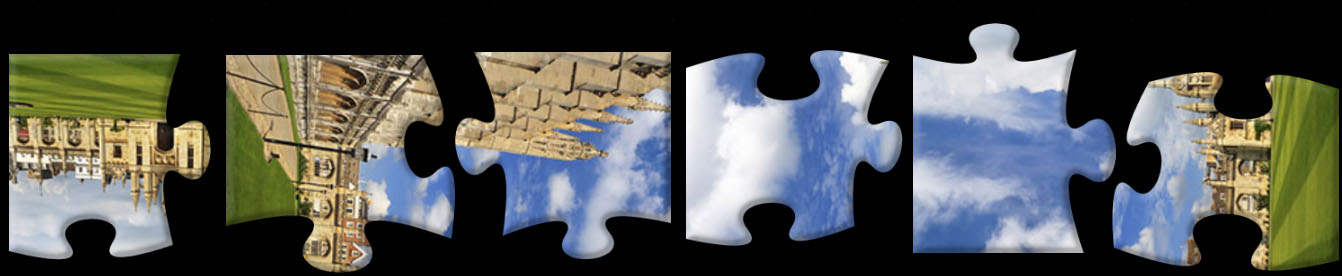
#> input picture images/puzzlepieces.jpg, 1342 x 276 px
$ python v2_solving.py   (older library calls are emulated)
#> lines starting #> are read from the running program, lines starting #| are printed output that depends on the picture; after the words box and inside, x2 and y2 are one past the last pixel; in counts of white or black regions, pixels touching at a corner belong together
import cv2
import numpy as np
import matplotlib.pyplot as plt
from PIL import Image
import scipy.ndimage


def detect_puzzle_pieces(image_path, display_steps=True, min_contour_area=500, k_clusters=4):
    """
    Detect puzzle pieces with improved handling of background-colored regions.

    Args:
        image_path: Path to the puzzle image
        display_steps: Whether to display intermediate steps
        min_contour_area: Minimum area for a contour to be considered a puzzle piece
        k_clusters: Number of clusters for color segmentation

    Returns:
        Tuple of (original image, mask of pieces, final image with red background,
                 list of individual piece images)
    """
#> called with image_path = 'images/puzzlepieces.jpg', display_steps = True, min_contour_area = 500, k_clusters = 4
    """
    Detect puzzle pieces with improved handling of background-colored regions.

    Args:
        image_path: Path to the puzzle image
        display_steps: Whether to display intermediate steps
        min_contour_area: Minimum area for a contour to be considered a puzzle piece
        k_clusters: Number of clusters for color segmentation

    Returns:
        Tuple of (original image, mask of pieces, final image with red background,
                 list of individual piece images)
    """
    # Load image
    original = cv2.imread(image_path)
#> original is the input picture: shape (276, 1342, 3); mean B, G, R 78.8, 82, 79.7
    if original is None:
        raise ValueError(f"Could not load image from {image_path}")

    # Convert to RGB for display and LAB for processing
    rgb_image = cv2.cvtColor(original, cv2.COLOR_BGR2RGB)
    lab_image = cv2.cvtColor(original, cv2.COLOR_BGR2LAB)
#> lab_image: shape (276, 1342, 3); mean of channels 0, 1, 2 85.8, 127.8, 129.6

    # Step 1: Apply bilateral filter to smooth similar colors while preserving edges
    bilateral = cv2.bilateralFilter(lab_image, 9, 75, 75)
#> bilateral: shape (276, 1342, 3); mean of channels 0, 1, 2 85.8, 127.8, 129.6

    # Step 2: K-means clustering for color segmentation
    reshaped = bilateral.reshape((-1, 3))
    reshaped = np.float32(reshaped)

    # Use more clusters for complex backgrounds
    K = k_clusters
    criteria = (cv2.TERM_CRITERIA_EPS + cv2.TERM_CRITERIA_MAX_ITER, 20, 1.0)
    _, labels, centers = cv2.kmeans(reshaped, K, None, criteria, 10, cv2.KMEANS_RANDOM_CENTERS)
#> centers = [[135.7, 132.7, 99.29], [196.5, 128.9, 132.7], [120.8, 121.2, 157.3], [1.94, 128, 128]]

    # For complex backgrounds, we might need to try different approaches to find pieces
    labels_flat = labels.flatten()

    # Try to identify the background by analyzing color differences
    # This is more robust than just taking the most common color

    # Reshape the centers to match the image structure for visualization
    segmented_image = centers[labels.flatten()].reshape(lab_image.shape)
#> segmented_image: shape (276, 1342, 3) float32; mean of channels 0, 1, 2 85.8, 127.6, 129.6

    # Try to determine which cluster is background
    # For phone photos, edges of the image are more likely to be background
    height, width = lab_image.shape[:2]
    border_points = []

    # Sample points from the border
    border_width = max(5, int(min(height, width) * 0.05))  # 5% of the smaller dimension

    # Make sure labels is properly shaped
    # Get the real shape of the labels array after reshaping
    labels_height, labels_width = labels.reshape(lab_image.shape[:2]).shape

    # Top and bottom borders - use step size based on image width
    step_size = max(1, width // 20)  # Ensure at least 20 samples across width
    for x in range(0, labels_width, step_size):
        for y in range(0, min(border_width, labels_height)):
            border_points.append((y, x))
        for y in range(max(0, labels_height - border_width), labels_height):
            border_points.append((y, x))

    # Left and right borders
    step_size = max(1, height // 20)  # Ensure at least 20 samples across height
    for y in range(border_width, labels_height - border_width, step_size):
        for x in range(0, min(border_width, labels_width)):
            border_points.append((y, x))
        for x in range(max(0, labels_width - border_width), labels_width):
            border_points.append((y, x))

    # Get cluster labels at border points
    labels_reshaped = labels.reshape(lab_image.shape[:2])
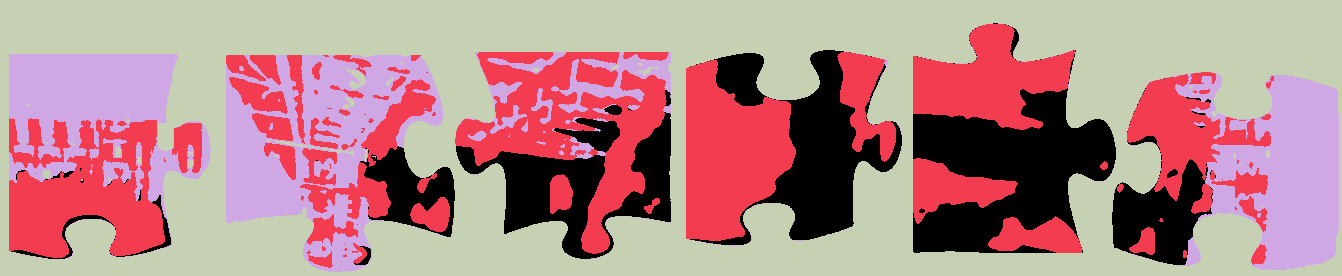
#> labels_reshaped: shape (276, 1342) int32; 4 distinct labels, from 0 to 3; one colour per label, 0 black
    border_labels = [labels_reshaped[y, x] for y, x in border_points
                     if 0 <= y < labels_height and 0 <= x < labels_width]
#> border_labels = 1066 values, max 3 at index 0, min 1 at index 789, mean 2.78

    if border_labels:
        # Most common cluster at the border is likely the background
        background_label = np.bincount(border_labels).argmax()
#> background_label = 3
    else:
        # Fallback to most common overall
        background_label = np.bincount(labels_flat).argmax()

    # Create initial background mask
    mask = np.zeros(labels_flat.shape, dtype=np.uint8)
    mask[labels_flat != background_label] = 255
    mask = mask.reshape(rgb_image.shape[:2])

    # Step 3: Apply multiple edge detection methods and combine them
    gray = cv2.cvtColor(original, cv2.COLOR_BGR2GRAY)

    # Canny with different parameters
    edges1 = cv2.Canny(gray, 50, 150)
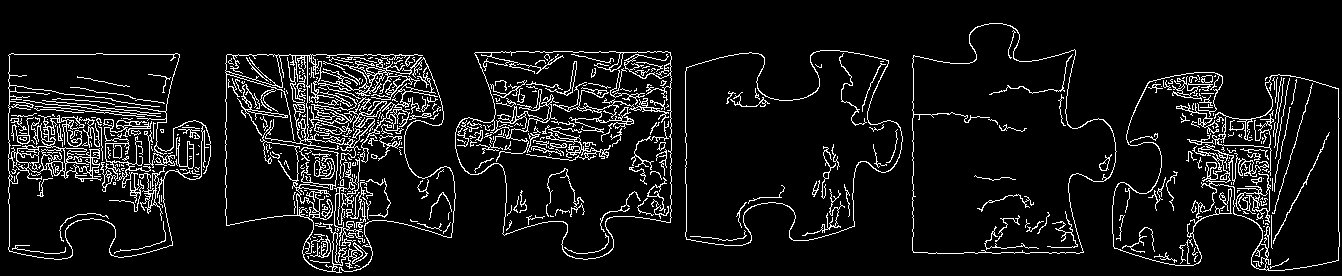
#> edges1: shape (276, 1342); 8.3% white in thin lines or dots, all inside (x1, y1, x2, y2) = (8, 23, 1340, 273)
    edges2 = cv2.Canny(gray, 30, 100)

    # Combine edges
    edges = cv2.bitwise_or(edges1, edges2)

    # Also try Sobel for gradient-based edge detection
    sobelx = cv2.Sobel(gray, cv2.CV_64F, 1, 0, ksize=3)
    sobely = cv2.Sobel(gray, cv2.CV_64F, 0, 1, ksize=3)
    sobel = np.sqrt(sobelx ** 2 + sobely ** 2)
    sobel = np.uint8(np.clip(sobel / sobel.max() * 255, 0, 255))

    # Threshold Sobel
    _, sobel_thresh = cv2.threshold(sobel, 40, 255, cv2.THRESH_BINARY)
#> sobel_thresh: shape (276, 1342); 9.9% white in thin lines or dots

    # Combine all edge detection methods
    all_edges = cv2.bitwise_or(edges, sobel_thresh)
#> all_edges: shape (276, 1342); 14.9% white in thin lines or dots

    # Step 4: Find and fill external contours from edge detection
    contours, _ = cv2.findContours(all_edges, cv2.RETR_EXTERNAL, cv2.CHAIN_APPROX_SIMPLE)
#> contours = 6 contours; box (x1, y1, x2, y2) and area: (225, 54, 456, 273) 38132, (912, 22, 1117, 254) 35116, (1111, 71, 1340, 272) 34168, (454, 51, 672, 260) 33928, (8, 53, 212, 260) 33199, (685, 49, 903, 247) 31183

    # Filter out small contours (noise)
    significant_contours = [c for c in contours if cv2.contourArea(c) > min_contour_area]
#> significant_contours has the same summary as contours

    # Create a contour mask
    contour_mask = np.zeros_like(gray, dtype=np.uint8)
    cv2.drawContours(contour_mask, significant_contours, -1, 255, thickness=cv2.FILLED)
#> contour_mask: shape (276, 1342); 56.3% white; 1 black region, box (x1, y1, x2, y2) and area: (0, 0, 1342, 276) 161921

    # Step 5: Combine the color segmentation mask with the contour mask
    combined_mask = cv2.bitwise_or(mask, contour_mask)
#> combined_mask: shape (276, 1342); 56.3% white; 1 black region, box (x1, y1, x2, y2) and area: (0, 0, 1342, 276) 161914
#> mask: shape (276, 1342); 54% white; 36 black regions (21 under 20 px), largest, box (x1, y1, x2, y2) and area: (0, 0, 1342, 276) 169365, (346, 68, 366, 89) 200, (275, 141, 317, 148) 89

    # Step 6: Apply morphological operations to clean up
    kernel = np.ones((5, 5), np.uint8)
    cleaned_mask = cv2.morphologyEx(combined_mask, cv2.MORPH_CLOSE, kernel, iterations=2)
#> cleaned_mask: shape (276, 1342); 56.5% white; 2 black regions, box (x1, y1, x2, y2) and area: (0, 0, 1342, 276) 160479, (1274, 261, 1342, 276) 614

    # For complex backgrounds, apply additional processing
    # Use larger kernel for more aggressive closing
    large_kernel = np.ones((11, 11), np.uint8)
    cleaned_mask = cv2.morphologyEx(cleaned_mask, cv2.MORPH_CLOSE, large_kernel)
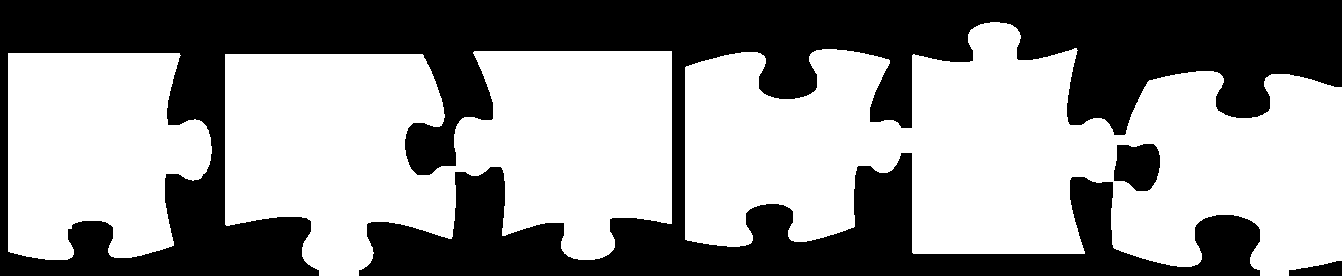
#> cleaned_mask: shape (276, 1342); 56.7% white; 3 black regions, box (x1, y1, x2, y2) and area: (0, 0, 1342, 276) 158081, (1114, 144, 1160, 191) 1751, (1289, 261, 1342, 276) 539

    # Then use original kernel for opening to remove noise
    cleaned_mask = cv2.morphologyEx(cleaned_mask, cv2.MORPH_OPEN, kernel)
#> cleaned_mask: shape (276, 1342); 56.7% white; 3 black regions

    # Step 7: Find contours on the cleaned mask for final piece detection
    final_contours, _ = cv2.findContours(cleaned_mask, cv2.RETR_EXTERNAL, cv2.CHAIN_APPROX_SIMPLE)
#> final_contours = 3 contours; box (x1, y1, x2, y2) and area: (685, 22, 1342, 276) 103400, (225, 51, 672, 276) 72409, (8, 53, 212, 260) 33266

    # Filter again to ensure we only have significant pieces
    final_contours = [c for c in final_contours if cv2.contourArea(c) > min_contour_area]

    # Create final mask and draw filled contours
    final_mask = np.zeros_like(gray, dtype=np.uint8)
    for contour in final_contours:
        cv2.drawContours(final_mask, [contour], -1, 255, thickness=cv2.FILLED)
#> this loop made 3 passes
#> final_mask: shape (276, 1342); 57.2% white; 2 black regions, box (x1, y1, x2, y2) and area: (0, 0, 1342, 276) 158123, (1289, 261, 1342, 276) 539

    # Create a red background
    red_background = np.full_like(original, (0, 0, 255), dtype=np.uint8)

    # Apply final mask
    foreground = cv2.bitwise_and(original, original, mask=final_mask)
    background = cv2.bitwise_and(red_background, red_background, mask=cv2.bitwise_not(final_mask))
    final_image = cv2.add(foreground, background)
    final_image_rgb = cv2.cvtColor(final_image, cv2.COLOR_BGR2RGB)

    # Extract individual pieces
    piece_images = []
    for i, contour in enumerate(final_contours):
        # Create mask for this contour
        piece_mask = np.zeros_like(gray, dtype=np.uint8)
        cv2.drawContours(piece_mask, [contour], -1, 255, thickness=cv2.FILLED)

        # Get bounding box
        x, y, w, h = cv2.boundingRect(contour)
        padding = 5
        x = max(0, x - padding)
        y = max(0, y - padding)
        w = min(rgb_image.shape[1] - x, w + 2 * padding)
        h = min(rgb_image.shape[0] - y, h + 2 * padding)

        # Extract piece
        piece = cv2.bitwise_and(rgb_image, rgb_image, mask=piece_mask)
        piece = piece[y:y + h, x:x + w]
        piece_images.append(piece)
#> this loop made 3 passes
#> (x, y, w, h) on passes 1 to 3: (3, 48, 214, 217), (220, 46, 457, 230), (680, 17, 662, 259)
#> pass 1, in detect_puzzle_pieces, `piece = piece[y:y + h, x:x + w]`:
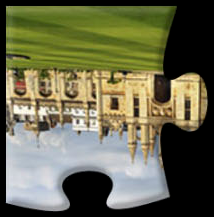
#> piece: shape (217, 214, 3); mean R, G, B 105.2, 104.7, 77.6
#> after the loop:
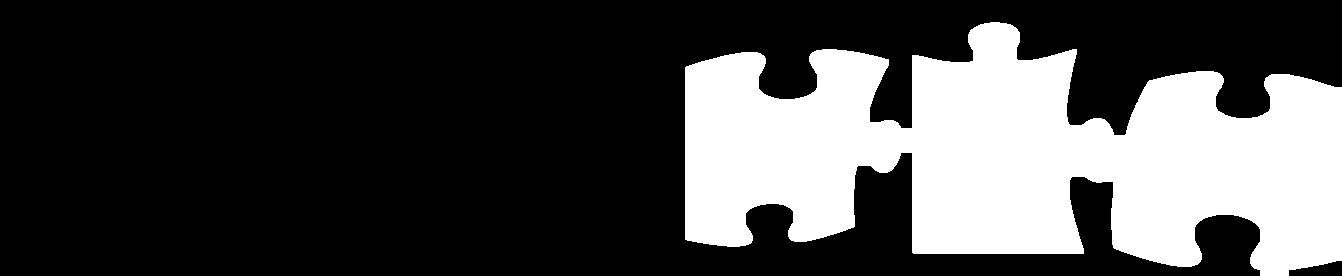
#> piece_mask: shape (276, 1342); 28.3% white; 1 white region, box (x1, y1, x2, y2) and area: (685, 22, 1342, 276) 104714
#> after the loop, piece_images = 3 items

    # Display intermediate steps if requested
    if display_steps:
        plt.figure(figsize=(15, 10))

        plt.subplot(231)
        plt.imshow(rgb_image)
        plt.title('Original Image')
        plt.axis('off')

        plt.subplot(232)
        plt.imshow(mask, cmap='gray')
        plt.title('Initial Color Mask')
        plt.axis('off')

        plt.subplot(233)
        plt.imshow(all_edges, cmap='gray')
        plt.title('Edge Detection')
        plt.axis('off')

        plt.subplot(234)
        plt.imshow(contour_mask, cmap='gray')
        plt.title('Contour Mask')
        plt.axis('off')

        plt.subplot(235)
        plt.imshow(final_mask, cmap='gray')
        plt.title('Final Mask')
        plt.axis('off')

        plt.subplot(236)
        plt.imshow(final_image_rgb)
        plt.title('Result with Red Background')
        plt.axis('off')

        plt.tight_layout()
        plt.show()

        # Display individual pieces
        if piece_images:
            num_pieces = min(6, len(piece_images))
#> num_pieces = 3
            plt.figure(figsize=(15, 3))
            for i in range(num_pieces):
                plt.subplot(1, num_pieces, i + 1)
                plt.imshow(piece_images[i])
                plt.title(f'Piece {i + 1}')
                plt.axis('off')
            plt.tight_layout()
            plt.show()
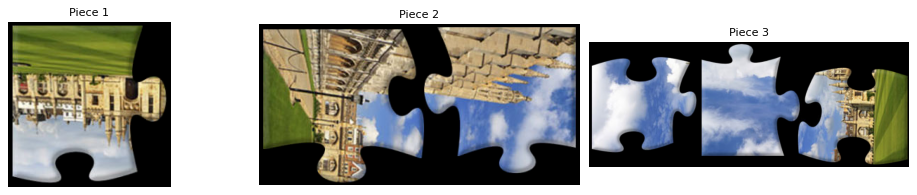
#> figure drawn by matplotlib, 3 panels

    return rgb_image, final_mask, final_image_rgb, piece_images

    # Create a red background
    red_background = np.full_like(original, (0, 0, 255), dtype=np.uint8)

    # Apply final mask
    foreground = cv2.bitwise_and(original, original, mask=final_mask)
    background = cv2.bitwise_and(red_background, red_background, mask=cv2.bitwise_not(final_mask))
    final_image = cv2.add(foreground, background)
    final_image_rgb = cv2.cvtColor(final_image, cv2.COLOR_BGR2RGB)

    # Extract individual pieces
    piece_images = []
    for i, contour in enumerate(final_contours):
        # Create mask for this contour
        piece_mask = np.zeros_like(gray, dtype=np.uint8)
        cv2.drawContours(piece_mask, [contour], -1, 255, thickness=cv2.FILLED)

        # Get bounding box
        x, y, w, h = cv2.boundingRect(contour)
        padding = 5
        x = max(0, x - padding)
        y = max(0, y - padding)
        w = min(rgb_image.shape[1] - x, w + 2 * padding)
        h = min(rgb_image.shape[0] - y, h + 2 * padding)

        # Extract piece
        piece = cv2.bitwise_and(rgb_image, rgb_image, mask=piece_mask)
        piece = piece[y:y + h, x:x + w]
        piece_images.append(piece)

    # Display intermediate steps if requested
    if display_steps:
        plt.figure(figsize=(15, 10))

        plt.subplot(231)
        plt.imshow(rgb_image)
        plt.title('Original Image')
        plt.axis('off')

        plt.subplot(232)
        plt.imshow(mask, cmap='gray')
        plt.title('Initial Color Mask')
        plt.axis('off')

        plt.subplot(233)
        plt.imshow(edges, cmap='gray')
        plt.title('Edge Detection')
        plt.axis('off')

        plt.subplot(234)
        plt.imshow(contour_mask, cmap='gray')
        plt.title('Contour Mask')
        plt.axis('off')

        plt.subplot(235)
        plt.imshow(final_mask, cmap='gray')
        plt.title('Final Mask')
        plt.axis('off')

        plt.subplot(236)
        plt.imshow(final_image_rgb)
        plt.title('Result with Red Background')
        plt.axis('off')

        plt.tight_layout()
        plt.show()

        # Display individual pieces
        if piece_images:
            num_pieces = min(6, len(piece_images))
            plt.figure(figsize=(15, 3))
            for i in range(num_pieces):
                plt.subplot(1, num_pieces, i + 1)
                plt.imshow(piece_images[i])
                plt.title(f'Piece {i + 1}')
                plt.axis('off')
            plt.tight_layout()
            plt.show()

    return rgb_image, final_mask, final_image_rgb, piece_images


# Additional function to apply GrabCut algorithm for even better results
def apply_grabcut(image_path, init_mask):
    """
    Apply GrabCut algorithm to refine puzzle piece segmentation.

    Args:
        image_path: Path to the puzzle image
        init_mask: Initial mask from the basic method

    Returns:
        Refined mask or original mask if GrabCut fails
    """
    # Load image
    image = cv2.imread(image_path)

    # Check if there are enough foreground and background pixels
    fg_pixels = np.count_nonzero(init_mask)
    bg_pixels = init_mask.size - fg_pixels

    # Ensure we have enough foreground and background pixels (at least 100 of each)
    if fg_pixels < 100 or bg_pixels < 100:
        print("Warning: Not enough foreground or background pixels for GrabCut. Using original mask.")
        return init_mask

    try:
        # Initialize mask for GrabCut
        # 0 = background, 1 = foreground, 2 = probable background, 3 = probable foreground
        mask = np.zeros(image.shape[:2], dtype=np.uint8)

        # Add a border of background pixels to ensure we have enough background
        dilated_mask = cv2.dilate(init_mask, np.ones((10, 10), np.uint8))
        eroded_mask = cv2.erode(init_mask, np.ones((10, 10), np.uint8))

        # Set initial mask values with more conservative approach
        mask[dilated_mask == 0] = 0  # Definite background
        mask[eroded_mask == 255] = 1  # Definite foreground
        mask[(dilated_mask == 255) & (eroded_mask == 0)] = 3  # Probable foreground

        # Create temporary arrays for GrabCut
        bgd_model = np.zeros((1, 65), np.float64)
        fgd_model = np.zeros((1, 65), np.float64)

        # Apply GrabCut
        rect = (0, 0, image.shape[1], image.shape[0])  # ROI that contains the object
        cv2.grabCut(image, mask, rect, bgd_model, fgd_model, 5, cv2.GC_INIT_WITH_MASK)

        # Create final mask
        final_mask = np.where((mask == 1) | (mask == 3), 255, 0).astype('uint8')

        return final_mask

    except cv2.error as e:
        print(f"GrabCut error: {e}")
        print("Falling back to original mask")
        return init_mask


# Example usage:
if __name__ == "__main__":
    # Replace with your image path
    image_path = "images/puzzlepieces.jpg"

    # Run the basic detection with enhanced parameters for complex backgrounds
    original, mask, result, pieces = detect_puzzle_pieces(image_path, display_steps=True)
#> pieces = 3 items

    try:
        # Try GrabCut refinement, but have a fallback
        print("Attempting GrabCut refinement...")
        refined_mask = apply_grabcut(image_path, mask)
#> in apply_grabcut, `fg_pixels = np.count_nonzero(init_mask)`: fg_pixels = 211730
#> in apply_grabcut, `bg_pixels = init_mask.size - fg_pixels`: bg_pixels = 158662
#> refined_mask: shape (276, 1342); 55.4% white; 2 black regions, box (x1, y1, x2, y2) and area: (0, 0, 1342, 276) 164503, (1285, 257, 1342, 276) 608
        print("GrabCut completed successfully.")

        # Create refined result with red background
        image = cv2.imread(image_path)
        red_background = np.full_like(image, (0, 0, 255), dtype=np.uint8)
        foreground = cv2.bitwise_and(image, image, mask=refined_mask)
        background = cv2.bitwise_and(red_background, red_background, mask=cv2.bitwise_not(refined_mask))
        refined_result = cv2.add(foreground, background)
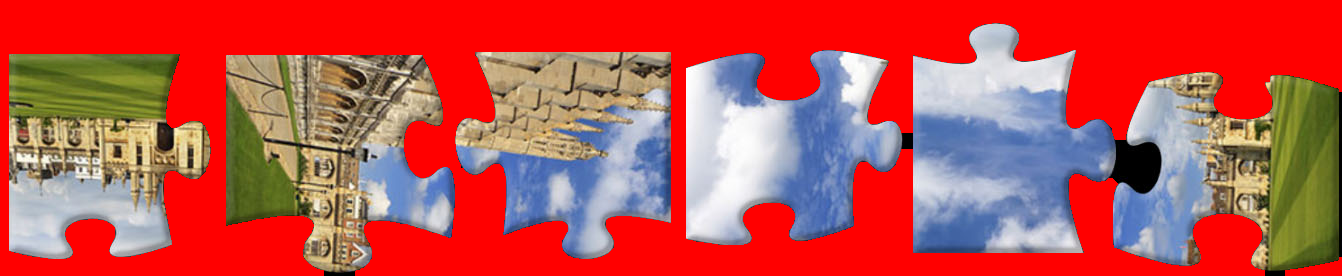
#> refined_result: shape (276, 1342, 3); mean B, G, R 78.4, 81.7, 193.1
        refined_result_rgb = cv2.cvtColor(refined_result, cv2.COLOR_BGR2RGB)

        # Display comparison
        plt.figure(figsize=(15, 5))

        plt.subplot(131)
        plt.imshow(cv2.cvtColor(image, cv2.COLOR_BGR2RGB))
        plt.title('Original')
        plt.axis('off')

        plt.subplot(132)
        plt.imshow(result)
        plt.title('Basic Method')
        plt.axis('off')

        plt.subplot(133)
        plt.imshow(refined_result_rgb)
        plt.title('With GrabCut Refinement')
        plt.axis('off')

        plt.tight_layout()
        plt.show()

    except Exception as e:
        print(f"Error during refinement: {e}")
        print("Displaying basic results only.")

        # Display basic results
        plt.figure(figsize=(15, 5))

        plt.subplot(121)
        plt.imshow(cv2.cvtColor(cv2.imread(image_path), cv2.COLOR_BGR2RGB))
        plt.title('Original')
        plt.axis('off')

        plt.subplot(122)
        plt.imshow(result)
        plt.title('Detected Pieces')
        plt.axis('off')

        plt.tight_layout()
        plt.show()
